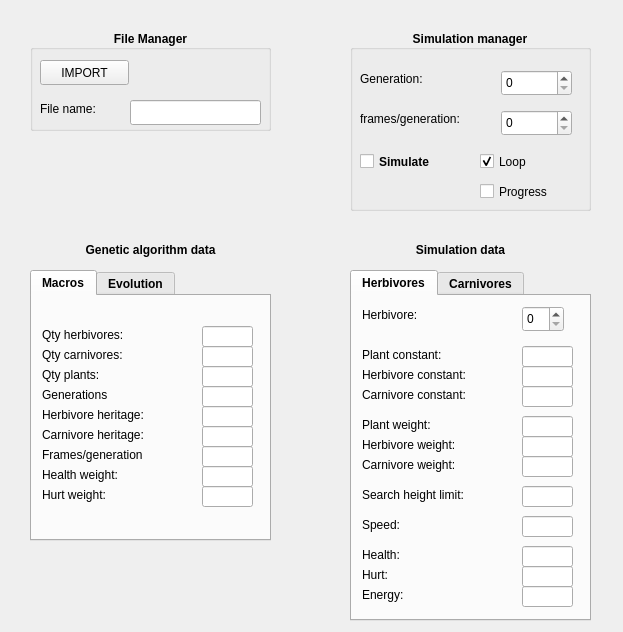
<?xml version="1.0" encoding="UTF-8"?>
<ui version="4.0">
 <class>SimulationManager</class>
 <widget class="QWidget" name="SimulationManager">
  <property name="geometry">
   <rect>
    <x>0</x>
    <y>0</y>
    <width>623</width>
    <height>632</height>
   </rect>
  </property>
  <property name="windowTitle">
   <string>SimulationManager</string>
  </property>
  <widget class="QGroupBox" name="groupBox">
   <property name="geometry">
    <rect>
     <x>30</x>
     <y>30</y>
     <width>241</width>
     <height>101</height>
    </rect>
   </property>
   <property name="font">
    <font>
     <weight>75</weight>
     <bold>true</bold>
    </font>
   </property>
   <property name="title">
    <string>File Manager</string>
   </property>
   <property name="alignment">
    <set>Qt::AlignCenter</set>
   </property>
   <widget class="QPushButton" name="importButton">
    <property name="geometry">
     <rect>
      <x>10</x>
      <y>30</y>
      <width>89</width>
      <height>25</height>
     </rect>
    </property>
    <property name="font">
     <font>
      <weight>50</weight>
      <bold>false</bold>
     </font>
    </property>
    <property name="text">
     <string>IMPORT</string>
    </property>
   </widget>
   <widget class="QLabel" name="label">
    <property name="geometry">
     <rect>
      <x>10</x>
      <y>70</y>
      <width>81</width>
      <height>17</height>
     </rect>
    </property>
    <property name="font">
     <font>
      <weight>50</weight>
      <bold>false</bold>
     </font>
    </property>
    <property name="text">
     <string>File name:</string>
    </property>
   </widget>
   <widget class="QLineEdit" name="editFileName">
    <property name="geometry">
     <rect>
      <x>100</x>
      <y>70</y>
      <width>131</width>
      <height>25</height>
     </rect>
    </property>
    <property name="font">
     <font>
      <weight>50</weight>
      <bold>false</bold>
     </font>
    </property>
   </widget>
  </widget>
  <widget class="QTabWidget" name="tabWidget">
   <property name="geometry">
    <rect>
     <x>30</x>
     <y>270</y>
     <width>241</width>
     <height>271</height>
    </rect>
   </property>
   <property name="font">
    <font>
     <weight>75</weight>
     <bold>true</bold>
    </font>
   </property>
   <property name="currentIndex">
    <number>0</number>
   </property>
   <widget class="QWidget" name="tab">
    <attribute name="title">
     <string>Macros</string>
    </attribute>
    <widget class="QLabel" name="label2">
     <property name="geometry">
      <rect>
       <x>10</x>
       <y>30</y>
       <width>131</width>
       <height>17</height>
      </rect>
     </property>
     <property name="font">
      <font>
       <weight>50</weight>
       <bold>false</bold>
      </font>
     </property>
     <property name="text">
      <string>Qty herbivores:</string>
     </property>
    </widget>
    <widget class="QLabel" name="label6_2">
     <property name="geometry">
      <rect>
       <x>10</x>
       <y>130</y>
       <width>131</width>
       <height>17</height>
      </rect>
     </property>
     <property name="font">
      <font>
       <weight>50</weight>
       <bold>false</bold>
      </font>
     </property>
     <property name="text">
      <string>Carnivore heritage:</string>
     </property>
    </widget>
    <widget class="QLabel" name="label4">
     <property name="geometry">
      <rect>
       <x>10</x>
       <y>70</y>
       <width>131</width>
       <height>17</height>
      </rect>
     </property>
     <property name="font">
      <font>
       <weight>50</weight>
       <bold>false</bold>
      </font>
     </property>
     <property name="text">
      <string>Qty plants:</string>
     </property>
    </widget>
    <widget class="QLabel" name="label5">
     <property name="geometry">
      <rect>
       <x>10</x>
       <y>90</y>
       <width>131</width>
       <height>17</height>
      </rect>
     </property>
     <property name="font">
      <font>
       <weight>50</weight>
       <bold>false</bold>
      </font>
     </property>
     <property name="text">
      <string>Generations</string>
     </property>
    </widget>
    <widget class="QLabel" name="label7">
     <property name="geometry">
      <rect>
       <x>10</x>
       <y>150</y>
       <width>141</width>
       <height>17</height>
      </rect>
     </property>
     <property name="font">
      <font>
       <weight>50</weight>
       <bold>false</bold>
      </font>
     </property>
     <property name="text">
      <string>Frames/generation</string>
     </property>
    </widget>
    <widget class="QLabel" name="label9">
     <property name="geometry">
      <rect>
       <x>10</x>
       <y>190</y>
       <width>131</width>
       <height>17</height>
      </rect>
     </property>
     <property name="font">
      <font>
       <weight>50</weight>
       <bold>false</bold>
      </font>
     </property>
     <property name="text">
      <string>Hurt weight:</string>
     </property>
    </widget>
    <widget class="QLabel" name="label8">
     <property name="geometry">
      <rect>
       <x>10</x>
       <y>170</y>
       <width>131</width>
       <height>17</height>
      </rect>
     </property>
     <property name="font">
      <font>
       <weight>50</weight>
       <bold>false</bold>
      </font>
     </property>
     <property name="text">
      <string>Health weight:</string>
     </property>
    </widget>
    <widget class="QLabel" name="label6">
     <property name="geometry">
      <rect>
       <x>10</x>
       <y>110</y>
       <width>131</width>
       <height>17</height>
      </rect>
     </property>
     <property name="font">
      <font>
       <weight>50</weight>
       <bold>false</bold>
      </font>
     </property>
     <property name="text">
      <string>Herbivore heritage:</string>
     </property>
    </widget>
    <widget class="QLabel" name="label3">
     <property name="geometry">
      <rect>
       <x>10</x>
       <y>50</y>
       <width>131</width>
       <height>17</height>
      </rect>
     </property>
     <property name="font">
      <font>
       <weight>50</weight>
       <bold>false</bold>
      </font>
     </property>
     <property name="text">
      <string>Qty carnivores:</string>
     </property>
    </widget>
    <widget class="QLineEdit" name="editHerCarn">
     <property name="geometry">
      <rect>
       <x>170</x>
       <y>130</y>
       <width>51</width>
       <height>21</height>
      </rect>
     </property>
     <property name="font">
      <font>
       <weight>50</weight>
       <bold>false</bold>
      </font>
     </property>
     <property name="readOnly">
      <bool>true</bool>
     </property>
    </widget>
    <widget class="QLineEdit" name="editHurt">
     <property name="geometry">
      <rect>
       <x>170</x>
       <y>190</y>
       <width>51</width>
       <height>21</height>
      </rect>
     </property>
     <property name="font">
      <font>
       <weight>50</weight>
       <bold>false</bold>
      </font>
     </property>
     <property name="readOnly">
      <bool>true</bool>
     </property>
    </widget>
    <widget class="QLineEdit" name="editHerHerb">
     <property name="geometry">
      <rect>
       <x>170</x>
       <y>110</y>
       <width>51</width>
       <height>21</height>
      </rect>
     </property>
     <property name="font">
      <font>
       <weight>50</weight>
       <bold>false</bold>
      </font>
     </property>
     <property name="readOnly">
      <bool>true</bool>
     </property>
    </widget>
    <widget class="QLineEdit" name="editCarn">
     <property name="geometry">
      <rect>
       <x>170</x>
       <y>50</y>
       <width>51</width>
       <height>21</height>
      </rect>
     </property>
     <property name="font">
      <font>
       <weight>50</weight>
       <bold>false</bold>
      </font>
     </property>
     <property name="readOnly">
      <bool>true</bool>
     </property>
    </widget>
    <widget class="QLineEdit" name="editHealth">
     <property name="geometry">
      <rect>
       <x>170</x>
       <y>170</y>
       <width>51</width>
       <height>21</height>
      </rect>
     </property>
     <property name="font">
      <font>
       <weight>50</weight>
       <bold>false</bold>
      </font>
     </property>
     <property name="readOnly">
      <bool>true</bool>
     </property>
    </widget>
    <widget class="QLineEdit" name="editPlants">
     <property name="geometry">
      <rect>
       <x>170</x>
       <y>70</y>
       <width>51</width>
       <height>21</height>
      </rect>
     </property>
     <property name="font">
      <font>
       <weight>50</weight>
       <bold>false</bold>
      </font>
     </property>
     <property name="readOnly">
      <bool>true</bool>
     </property>
    </widget>
    <widget class="QLineEdit" name="editHerb">
     <property name="geometry">
      <rect>
       <x>170</x>
       <y>30</y>
       <width>51</width>
       <height>21</height>
      </rect>
     </property>
     <property name="font">
      <font>
       <weight>50</weight>
       <bold>false</bold>
      </font>
     </property>
     <property name="readOnly">
      <bool>true</bool>
     </property>
    </widget>
    <widget class="QLineEdit" name="editGen">
     <property name="geometry">
      <rect>
       <x>170</x>
       <y>90</y>
       <width>51</width>
       <height>21</height>
      </rect>
     </property>
     <property name="font">
      <font>
       <weight>50</weight>
       <bold>false</bold>
      </font>
     </property>
     <property name="readOnly">
      <bool>true</bool>
     </property>
    </widget>
    <widget class="QLineEdit" name="editFrames">
     <property name="geometry">
      <rect>
       <x>170</x>
       <y>150</y>
       <width>51</width>
       <height>21</height>
      </rect>
     </property>
     <property name="font">
      <font>
       <weight>50</weight>
       <bold>false</bold>
      </font>
     </property>
     <property name="readOnly">
      <bool>true</bool>
     </property>
    </widget>
   </widget>
   <widget class="QWidget" name="tab_2">
    <attribute name="title">
     <string>Evolution</string>
    </attribute>
   </widget>
  </widget>
  <widget class="QLabel" name="label_2">
   <property name="geometry">
    <rect>
     <x>60</x>
     <y>240</y>
     <width>181</width>
     <height>20</height>
    </rect>
   </property>
   <property name="font">
    <font>
     <weight>75</weight>
     <bold>true</bold>
    </font>
   </property>
   <property name="text">
    <string>Genetic algorithm data</string>
   </property>
   <property name="alignment">
    <set>Qt::AlignCenter</set>
   </property>
  </widget>
  <widget class="QGroupBox" name="groupBox_2">
   <property name="geometry">
    <rect>
     <x>350</x>
     <y>30</y>
     <width>241</width>
     <height>181</height>
    </rect>
   </property>
   <property name="font">
    <font>
     <weight>75</weight>
     <bold>true</bold>
    </font>
   </property>
   <property name="title">
    <string>Simulation manager</string>
   </property>
   <property name="alignment">
    <set>Qt::AlignCenter</set>
   </property>
   <widget class="QLabel" name="label_3">
    <property name="geometry">
     <rect>
      <x>10</x>
      <y>40</y>
      <width>91</width>
      <height>17</height>
     </rect>
    </property>
    <property name="font">
     <font>
      <weight>50</weight>
      <bold>false</bold>
     </font>
    </property>
    <property name="text">
     <string>Generation:</string>
    </property>
   </widget>
   <widget class="QSpinBox" name="chooseGen">
    <property name="geometry">
     <rect>
      <x>151</x>
      <y>40</y>
      <width>71</width>
      <height>26</height>
     </rect>
    </property>
    <property name="font">
     <font>
      <weight>50</weight>
      <bold>false</bold>
     </font>
    </property>
   </widget>
   <widget class="QLabel" name="label_4">
    <property name="geometry">
     <rect>
      <x>10</x>
      <y>80</y>
      <width>161</width>
      <height>17</height>
     </rect>
    </property>
    <property name="font">
     <font>
      <weight>50</weight>
      <bold>false</bold>
     </font>
    </property>
    <property name="text">
     <string>frames/generation:</string>
    </property>
   </widget>
   <widget class="QSpinBox" name="frameRate">
    <property name="geometry">
     <rect>
      <x>151</x>
      <y>80</y>
      <width>71</width>
      <height>26</height>
     </rect>
    </property>
    <property name="font">
     <font>
      <weight>50</weight>
      <bold>false</bold>
     </font>
    </property>
    <property name="maximum">
     <number>1000</number>
    </property>
   </widget>
   <widget class="QCheckBox" name="loop">
    <property name="geometry">
     <rect>
      <x>130</x>
      <y>120</y>
      <width>92</width>
      <height>23</height>
     </rect>
    </property>
    <property name="font">
     <font>
      <weight>50</weight>
      <bold>false</bold>
     </font>
    </property>
    <property name="text">
     <string>Loop</string>
    </property>
    <property name="checked">
     <bool>true</bool>
    </property>
   </widget>
   <widget class="QCheckBox" name="progress">
    <property name="geometry">
     <rect>
      <x>130</x>
      <y>150</y>
      <width>92</width>
      <height>23</height>
     </rect>
    </property>
    <property name="font">
     <font>
      <weight>50</weight>
      <bold>false</bold>
     </font>
    </property>
    <property name="text">
     <string>Progress</string>
    </property>
    <property name="checked">
     <bool>false</bool>
    </property>
   </widget>
   <widget class="QCheckBox" name="simulate">
    <property name="geometry">
     <rect>
      <x>10</x>
      <y>120</y>
      <width>92</width>
      <height>23</height>
     </rect>
    </property>
    <property name="font">
     <font>
      <weight>75</weight>
      <bold>true</bold>
     </font>
    </property>
    <property name="text">
     <string>Simulate</string>
    </property>
   </widget>
  </widget>
  <widget class="QLabel" name="label_5">
   <property name="geometry">
    <rect>
     <x>370</x>
     <y>240</y>
     <width>181</width>
     <height>20</height>
    </rect>
   </property>
   <property name="font">
    <font>
     <weight>75</weight>
     <bold>true</bold>
    </font>
   </property>
   <property name="text">
    <string>Simulation data</string>
   </property>
   <property name="alignment">
    <set>Qt::AlignCenter</set>
   </property>
  </widget>
  <widget class="QTabWidget" name="tabWidget_2">
   <property name="geometry">
    <rect>
     <x>350</x>
     <y>270</y>
     <width>241</width>
     <height>351</height>
    </rect>
   </property>
   <property name="font">
    <font>
     <weight>75</weight>
     <bold>true</bold>
    </font>
   </property>
   <property name="currentIndex">
    <number>0</number>
   </property>
   <widget class="QWidget" name="tab_3">
    <attribute name="title">
     <string>Herbivores</string>
    </attribute>
    <widget class="QLabel" name="label_6">
     <property name="geometry">
      <rect>
       <x>10</x>
       <y>10</y>
       <width>91</width>
       <height>17</height>
      </rect>
     </property>
     <property name="font">
      <font>
       <weight>50</weight>
       <bold>false</bold>
      </font>
     </property>
     <property name="text">
      <string>Herbivore:</string>
     </property>
    </widget>
    <widget class="QSpinBox" name="chooseHerb">
     <property name="geometry">
      <rect>
       <x>170</x>
       <y>10</y>
       <width>42</width>
       <height>26</height>
      </rect>
     </property>
     <property name="font">
      <font>
       <weight>50</weight>
       <bold>false</bold>
      </font>
     </property>
    </widget>
    <widget class="QLabel" name="label_7">
     <property name="geometry">
      <rect>
       <x>10</x>
       <y>50</y>
       <width>111</width>
       <height>17</height>
      </rect>
     </property>
     <property name="font">
      <font>
       <weight>50</weight>
       <bold>false</bold>
      </font>
     </property>
     <property name="text">
      <string>Plant constant:</string>
     </property>
    </widget>
    <widget class="QLabel" name="label_8">
     <property name="geometry">
      <rect>
       <x>10</x>
       <y>70</y>
       <width>141</width>
       <height>17</height>
      </rect>
     </property>
     <property name="font">
      <font>
       <weight>50</weight>
       <bold>false</bold>
      </font>
     </property>
     <property name="text">
      <string>Herbivore constant:</string>
     </property>
    </widget>
    <widget class="QLabel" name="label_9">
     <property name="geometry">
      <rect>
       <x>10</x>
       <y>90</y>
       <width>141</width>
       <height>17</height>
      </rect>
     </property>
     <property name="font">
      <font>
       <weight>50</weight>
       <bold>false</bold>
      </font>
     </property>
     <property name="text">
      <string>Carnivore constant:</string>
     </property>
    </widget>
    <widget class="QLabel" name="label_12">
     <property name="geometry">
      <rect>
       <x>10</x>
       <y>160</y>
       <width>141</width>
       <height>17</height>
      </rect>
     </property>
     <property name="font">
      <font>
       <weight>50</weight>
       <bold>false</bold>
      </font>
     </property>
     <property name="text">
      <string>Carnivore weight:</string>
     </property>
    </widget>
    <widget class="QLabel" name="label_11">
     <property name="geometry">
      <rect>
       <x>10</x>
       <y>120</y>
       <width>111</width>
       <height>17</height>
      </rect>
     </property>
     <property name="font">
      <font>
       <weight>50</weight>
       <bold>false</bold>
      </font>
     </property>
     <property name="text">
      <string>Plant weight:</string>
     </property>
    </widget>
    <widget class="QLabel" name="label_10">
     <property name="geometry">
      <rect>
       <x>10</x>
       <y>140</y>
       <width>141</width>
       <height>17</height>
      </rect>
     </property>
     <property name="font">
      <font>
       <weight>50</weight>
       <bold>false</bold>
      </font>
     </property>
     <property name="text">
      <string>Herbivore weight:</string>
     </property>
    </widget>
    <widget class="QLabel" name="label_13">
     <property name="geometry">
      <rect>
       <x>10</x>
       <y>190</y>
       <width>141</width>
       <height>17</height>
      </rect>
     </property>
     <property name="font">
      <font>
       <weight>50</weight>
       <bold>false</bold>
      </font>
     </property>
     <property name="text">
      <string>Search height limit:</string>
     </property>
    </widget>
    <widget class="QLabel" name="label_14">
     <property name="geometry">
      <rect>
       <x>10</x>
       <y>250</y>
       <width>141</width>
       <height>17</height>
      </rect>
     </property>
     <property name="font">
      <font>
       <weight>50</weight>
       <bold>false</bold>
      </font>
     </property>
     <property name="text">
      <string>Health:</string>
     </property>
    </widget>
    <widget class="QLabel" name="label_15">
     <property name="geometry">
      <rect>
       <x>10</x>
       <y>270</y>
       <width>141</width>
       <height>17</height>
      </rect>
     </property>
     <property name="font">
      <font>
       <weight>50</weight>
       <bold>false</bold>
      </font>
     </property>
     <property name="text">
      <string>Hurt:</string>
     </property>
    </widget>
    <widget class="QLabel" name="label_16">
     <property name="geometry">
      <rect>
       <x>10</x>
       <y>290</y>
       <width>141</width>
       <height>17</height>
      </rect>
     </property>
     <property name="font">
      <font>
       <weight>50</weight>
       <bold>false</bold>
      </font>
     </property>
     <property name="text">
      <string>Energy:</string>
     </property>
    </widget>
    <widget class="QLineEdit" name="herbPlantConst">
     <property name="geometry">
      <rect>
       <x>170</x>
       <y>50</y>
       <width>51</width>
       <height>21</height>
      </rect>
     </property>
     <property name="font">
      <font>
       <weight>50</weight>
       <bold>false</bold>
      </font>
     </property>
     <property name="readOnly">
      <bool>true</bool>
     </property>
    </widget>
    <widget class="QLineEdit" name="herbHerbConst">
     <property name="geometry">
      <rect>
       <x>170</x>
       <y>70</y>
       <width>51</width>
       <height>21</height>
      </rect>
     </property>
     <property name="font">
      <font>
       <weight>50</weight>
       <bold>false</bold>
      </font>
     </property>
     <property name="readOnly">
      <bool>true</bool>
     </property>
    </widget>
    <widget class="QLineEdit" name="herbCarnConst">
     <property name="geometry">
      <rect>
       <x>170</x>
       <y>90</y>
       <width>51</width>
       <height>21</height>
      </rect>
     </property>
     <property name="font">
      <font>
       <weight>50</weight>
       <bold>false</bold>
      </font>
     </property>
     <property name="readOnly">
      <bool>true</bool>
     </property>
    </widget>
    <widget class="QLineEdit" name="herbCarnWeight">
     <property name="geometry">
      <rect>
       <x>170</x>
       <y>160</y>
       <width>51</width>
       <height>21</height>
      </rect>
     </property>
     <property name="font">
      <font>
       <weight>50</weight>
       <bold>false</bold>
      </font>
     </property>
     <property name="readOnly">
      <bool>true</bool>
     </property>
    </widget>
    <widget class="QLineEdit" name="herbHerbWeight">
     <property name="geometry">
      <rect>
       <x>170</x>
       <y>140</y>
       <width>51</width>
       <height>21</height>
      </rect>
     </property>
     <property name="font">
      <font>
       <weight>50</weight>
       <bold>false</bold>
      </font>
     </property>
     <property name="readOnly">
      <bool>true</bool>
     </property>
    </widget>
    <widget class="QLineEdit" name="herbPlantWeight">
     <property name="geometry">
      <rect>
       <x>170</x>
       <y>120</y>
       <width>51</width>
       <height>21</height>
      </rect>
     </property>
     <property name="font">
      <font>
       <weight>50</weight>
       <bold>false</bold>
      </font>
     </property>
     <property name="readOnly">
      <bool>true</bool>
     </property>
    </widget>
    <widget class="QLineEdit" name="herbHurt">
     <property name="geometry">
      <rect>
       <x>170</x>
       <y>270</y>
       <width>51</width>
       <height>21</height>
      </rect>
     </property>
     <property name="font">
      <font>
       <weight>50</weight>
       <bold>false</bold>
      </font>
     </property>
     <property name="readOnly">
      <bool>true</bool>
     </property>
    </widget>
    <widget class="QLineEdit" name="herbEnergy">
     <property name="geometry">
      <rect>
       <x>170</x>
       <y>290</y>
       <width>51</width>
       <height>21</height>
      </rect>
     </property>
     <property name="font">
      <font>
       <weight>50</weight>
       <bold>false</bold>
      </font>
     </property>
     <property name="readOnly">
      <bool>true</bool>
     </property>
    </widget>
    <widget class="QLineEdit" name="herbHealth">
     <property name="geometry">
      <rect>
       <x>170</x>
       <y>250</y>
       <width>51</width>
       <height>21</height>
      </rect>
     </property>
     <property name="font">
      <font>
       <weight>50</weight>
       <bold>false</bold>
      </font>
     </property>
     <property name="readOnly">
      <bool>true</bool>
     </property>
    </widget>
    <widget class="QLineEdit" name="herbHeight">
     <property name="geometry">
      <rect>
       <x>170</x>
       <y>190</y>
       <width>51</width>
       <height>21</height>
      </rect>
     </property>
     <property name="font">
      <font>
       <weight>50</weight>
       <bold>false</bold>
      </font>
     </property>
     <property name="readOnly">
      <bool>true</bool>
     </property>
    </widget>
    <widget class="QLabel" name="label_17">
     <property name="geometry">
      <rect>
       <x>10</x>
       <y>220</y>
       <width>141</width>
       <height>17</height>
      </rect>
     </property>
     <property name="font">
      <font>
       <weight>50</weight>
       <bold>false</bold>
      </font>
     </property>
     <property name="text">
      <string>Speed:</string>
     </property>
    </widget>
    <widget class="QLineEdit" name="herbSpeed">
     <property name="geometry">
      <rect>
       <x>170</x>
       <y>220</y>
       <width>51</width>
       <height>21</height>
      </rect>
     </property>
     <property name="font">
      <font>
       <weight>50</weight>
       <bold>false</bold>
      </font>
     </property>
     <property name="readOnly">
      <bool>true</bool>
     </property>
    </widget>
   </widget>
   <widget class="QWidget" name="tab_4">
    <attribute name="title">
     <string>Carnivores</string>
    </attribute>
    <widget class="QLineEdit" name="carnPlantWeight">
     <property name="geometry">
      <rect>
       <x>170</x>
       <y>120</y>
       <width>51</width>
       <height>21</height>
      </rect>
     </property>
     <property name="font">
      <font>
       <weight>50</weight>
       <bold>false</bold>
      </font>
     </property>
     <property name="readOnly">
      <bool>true</bool>
     </property>
    </widget>
    <widget class="QLabel" name="label_18">
     <property name="geometry">
      <rect>
       <x>10</x>
       <y>140</y>
       <width>141</width>
       <height>17</height>
      </rect>
     </property>
     <property name="font">
      <font>
       <weight>50</weight>
       <bold>false</bold>
      </font>
     </property>
     <property name="text">
      <string>Herbivore weight:</string>
     </property>
    </widget>
    <widget class="QLabel" name="label_19">
     <property name="geometry">
      <rect>
       <x>10</x>
       <y>50</y>
       <width>111</width>
       <height>17</height>
      </rect>
     </property>
     <property name="font">
      <font>
       <weight>50</weight>
       <bold>false</bold>
      </font>
     </property>
     <property name="text">
      <string>Plant constant:</string>
     </property>
    </widget>
    <widget class="QLineEdit" name="carnPlantConst">
     <property name="geometry">
      <rect>
       <x>170</x>
       <y>50</y>
       <width>51</width>
       <height>21</height>
      </rect>
     </property>
     <property name="font">
      <font>
       <weight>50</weight>
       <bold>false</bold>
      </font>
     </property>
     <property name="readOnly">
      <bool>true</bool>
     </property>
    </widget>
    <widget class="QLineEdit" name="carnCarnWeight">
     <property name="geometry">
      <rect>
       <x>170</x>
       <y>160</y>
       <width>51</width>
       <height>21</height>
      </rect>
     </property>
     <property name="font">
      <font>
       <weight>50</weight>
       <bold>false</bold>
      </font>
     </property>
     <property name="readOnly">
      <bool>true</bool>
     </property>
    </widget>
    <widget class="QLabel" name="label_20">
     <property name="geometry">
      <rect>
       <x>10</x>
       <y>120</y>
       <width>111</width>
       <height>17</height>
      </rect>
     </property>
     <property name="font">
      <font>
       <weight>50</weight>
       <bold>false</bold>
      </font>
     </property>
     <property name="text">
      <string>Plant weight:</string>
     </property>
    </widget>
    <widget class="QLabel" name="label_21">
     <property name="geometry">
      <rect>
       <x>10</x>
       <y>160</y>
       <width>141</width>
       <height>17</height>
      </rect>
     </property>
     <property name="font">
      <font>
       <weight>50</weight>
       <bold>false</bold>
      </font>
     </property>
     <property name="text">
      <string>Carnivore weight:</string>
     </property>
    </widget>
    <widget class="QLabel" name="label_22">
     <property name="geometry">
      <rect>
       <x>10</x>
       <y>10</y>
       <width>91</width>
       <height>17</height>
      </rect>
     </property>
     <property name="font">
      <font>
       <weight>50</weight>
       <bold>false</bold>
      </font>
     </property>
     <property name="text">
      <string>Carnivore:</string>
     </property>
    </widget>
    <widget class="QLineEdit" name="carnHerbWeight">
     <property name="geometry">
      <rect>
       <x>170</x>
       <y>140</y>
       <width>51</width>
       <height>21</height>
      </rect>
     </property>
     <property name="font">
      <font>
       <weight>50</weight>
       <bold>false</bold>
      </font>
     </property>
     <property name="readOnly">
      <bool>true</bool>
     </property>
    </widget>
    <widget class="QLineEdit" name="carnCarnConst">
     <property name="geometry">
      <rect>
       <x>170</x>
       <y>90</y>
       <width>51</width>
       <height>21</height>
      </rect>
     </property>
     <property name="font">
      <font>
       <weight>50</weight>
       <bold>false</bold>
      </font>
     </property>
     <property name="readOnly">
      <bool>true</bool>
     </property>
    </widget>
    <widget class="QLineEdit" name="carnHeight">
     <property name="geometry">
      <rect>
       <x>170</x>
       <y>190</y>
       <width>51</width>
       <height>21</height>
      </rect>
     </property>
     <property name="font">
      <font>
       <weight>50</weight>
       <bold>false</bold>
      </font>
     </property>
     <property name="readOnly">
      <bool>true</bool>
     </property>
    </widget>
    <widget class="QLabel" name="label_23">
     <property name="geometry">
      <rect>
       <x>10</x>
       <y>70</y>
       <width>141</width>
       <height>17</height>
      </rect>
     </property>
     <property name="font">
      <font>
       <weight>50</weight>
       <bold>false</bold>
      </font>
     </property>
     <property name="text">
      <string>Herbivore constant:</string>
     </property>
    </widget>
    <widget class="QSpinBox" name="chooseCarn">
     <property name="geometry">
      <rect>
       <x>170</x>
       <y>10</y>
       <width>42</width>
       <height>26</height>
      </rect>
     </property>
     <property name="font">
      <font>
       <weight>50</weight>
       <bold>false</bold>
      </font>
     </property>
    </widget>
    <widget class="QLabel" name="label_24">
     <property name="geometry">
      <rect>
       <x>10</x>
       <y>190</y>
       <width>141</width>
       <height>17</height>
      </rect>
     </property>
     <property name="font">
      <font>
       <weight>50</weight>
       <bold>false</bold>
      </font>
     </property>
     <property name="text">
      <string>Search height limit:</string>
     </property>
    </widget>
    <widget class="QLabel" name="label_25">
     <property name="geometry">
      <rect>
       <x>10</x>
       <y>250</y>
       <width>141</width>
       <height>17</height>
      </rect>
     </property>
     <property name="font">
      <font>
       <weight>50</weight>
       <bold>false</bold>
      </font>
     </property>
     <property name="text">
      <string>Energy:</string>
     </property>
    </widget>
    <widget class="QLineEdit" name="carnHerbConst">
     <property name="geometry">
      <rect>
       <x>170</x>
       <y>70</y>
       <width>51</width>
       <height>21</height>
      </rect>
     </property>
     <property name="font">
      <font>
       <weight>50</weight>
       <bold>false</bold>
      </font>
     </property>
     <property name="readOnly">
      <bool>true</bool>
     </property>
    </widget>
    <widget class="QLineEdit" name="carnEnergy">
     <property name="geometry">
      <rect>
       <x>170</x>
       <y>250</y>
       <width>51</width>
       <height>21</height>
      </rect>
     </property>
     <property name="font">
      <font>
       <weight>50</weight>
       <bold>false</bold>
      </font>
     </property>
     <property name="readOnly">
      <bool>true</bool>
     </property>
    </widget>
    <widget class="QLabel" name="label_26">
     <property name="geometry">
      <rect>
       <x>10</x>
       <y>90</y>
       <width>141</width>
       <height>17</height>
      </rect>
     </property>
     <property name="font">
      <font>
       <weight>50</weight>
       <bold>false</bold>
      </font>
     </property>
     <property name="text">
      <string>Carnivore constant:</string>
     </property>
    </widget>
    <widget class="QLineEdit" name="carnSpeed">
     <property name="geometry">
      <rect>
       <x>170</x>
       <y>220</y>
       <width>51</width>
       <height>21</height>
      </rect>
     </property>
     <property name="font">
      <font>
       <weight>50</weight>
       <bold>false</bold>
      </font>
     </property>
     <property name="readOnly">
      <bool>true</bool>
     </property>
    </widget>
    <widget class="QLabel" name="label_27">
     <property name="geometry">
      <rect>
       <x>10</x>
       <y>220</y>
       <width>141</width>
       <height>17</height>
      </rect>
     </property>
     <property name="font">
      <font>
       <weight>50</weight>
       <bold>false</bold>
      </font>
     </property>
     <property name="text">
      <string>Speed:</string>
     </property>
    </widget>
   </widget>
  </widget>
 </widget>
 <resources/>
 <connections/>
</ui>
